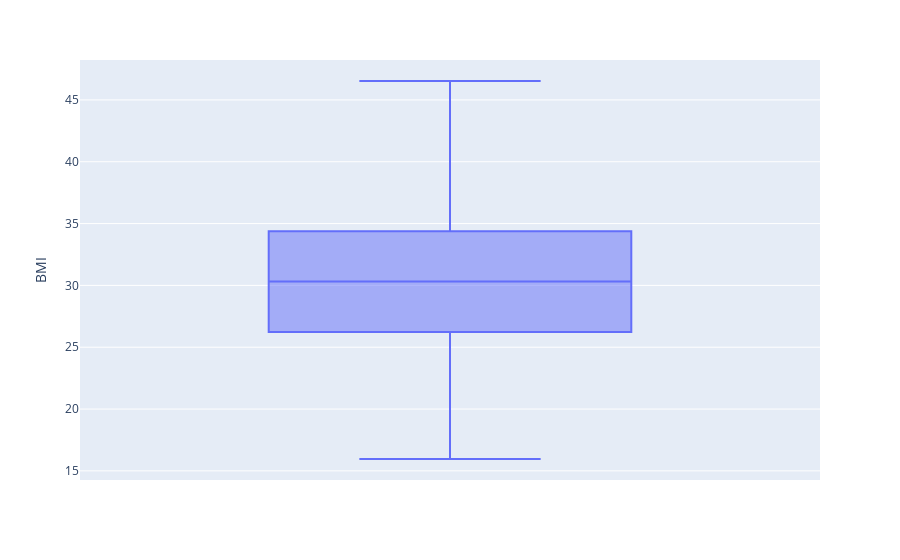

The code cell stored with this chart in its notebook:
### Code cell
fig= px.box(df,y='BMI')
fig.show()

### Figure 1 — Plotly figure (JSON) as saved in the notebook; plotly's stock layout.template omitted (floating-point values rounded to 4 significant figures; data arrays with more than 128 entries replaced by an {"elided": "..."} marker saying what was removed)
{"data": [{"alignmentgroup": "True", "hovertemplate": "BMI=%{y}<extra></extra>", "legendgroup": "", "marker": {"color": "#636efa"}, "name": "", "notched": false, "offsetgroup": "", "orientation": "v", "showlegend": false, "type": "box", "x0": " ", "xaxis": "x", "y": {"elided": "1327 float values"}, "y0": " ", "yaxis": "y"}], "layout": {"boxmode": "group", "legend": {"tracegroupgap": 0}, "margin": {"t": 60}, "xaxis": {"anchor": "y", "domain": [0, 1]}, "yaxis": {"anchor": "x", "domain": [0, 1], "title": {"text": "BMI"}}}}
